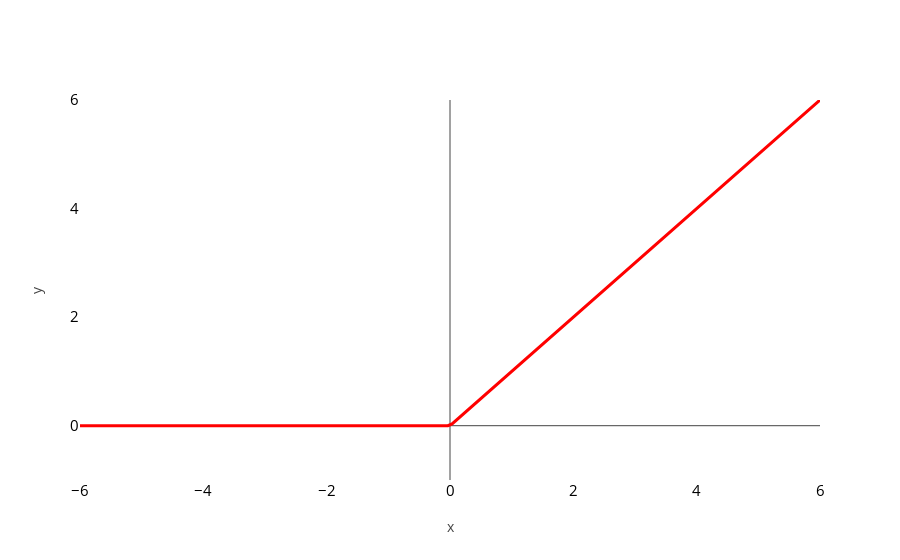

Notebook code cell kept with this figure:
### Markdown cell above
# Relu Plot

### Code cell
import numpy as np
X_test = np.linspace(-10, 10, 300)

def ReLU(x):
    return x * (x > 0)

def dReLU(x):
    return 1. * (x > 0)

loss = ReLU(X_test).ravel()

p2 = go.Scatter(x=X_test, y=loss, 
                mode='lines',
                line=dict(color='red', width=3),
                name='Logistic Regression Model')

layout = go.Layout(xaxis=dict(title='x', range=[-6, 6],
                              zeroline=True, 
                             dtick=2, 
                              tickfont=dict(
                                size=15,
                                color='black'
                            ),  
                              showgrid=False),
                   yaxis=dict(title='y', range=[-1,6],
                              zeroline=True, 
                               dtick=2, 
                              tickfont=dict(
                                size=15,
                                color='black'
                            ),  
                              showgrid=False))

fig = go.Figure(data=[p2], layout=layout)
iplot(fig)

### Figure 1 — Plotly figure (JSON) as saved in the notebook; plotly's stock layout.template omitted (floating-point values rounded to 4 significant figures; data arrays with more than 128 entries replaced by an {"elided": "..."} marker saying what was removed)
{"data": [{"line": {"color": "red", "width": 3}, "mode": "lines", "name": "Logistic Regression Model", "type": "scatter", "x": {"elided": "300 float values"}, "y": {"elided": "300 float values"}}], "layout": {"xaxis": {"dtick": 2, "range": [-6, 6], "showgrid": false, "tickfont": {"color": "black", "size": 15}, "title": "x", "zeroline": true}, "yaxis": {"dtick": 2, "range": [-1, 6], "showgrid": false, "tickfont": {"color": "black", "size": 15}, "title": "y", "zeroline": true}}}
